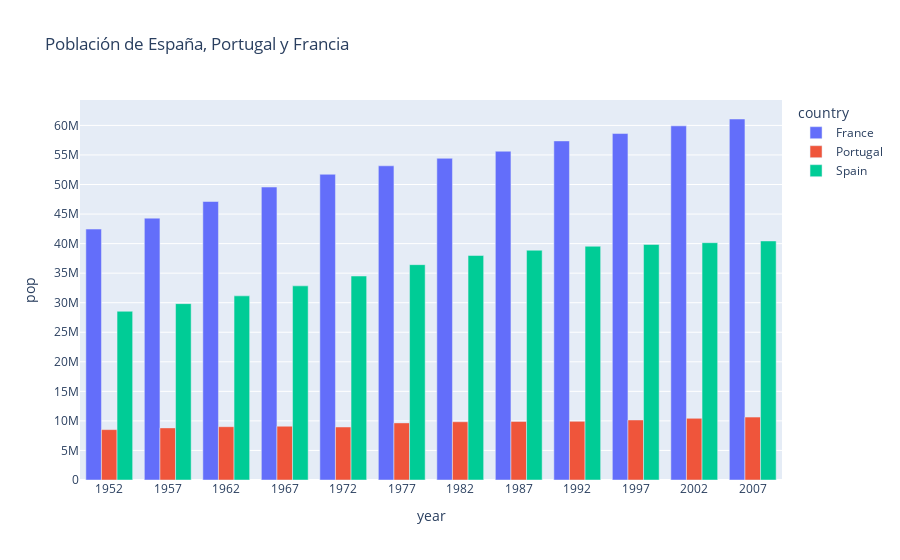

The cell this chart's notebook holds for it:
### Markdown cell above
### Gráfico de barras

### Code cell
fig = px.bar(    
    data.query('country in ("Spain", "Portugal", "France")'), 
    x = 'year', y = 'pop',
    title = 'Población de España, Portugal y Francia',
    color = 'country',
    barmode = 'group' # Desapilar las barras de los tres países
    )

# Modificar el número de ticks
fig.update_layout(
    yaxis = {
        'nticks' : 20},
    xaxis = {
        'nticks' : 20})

### Figure 1 — Plotly figure (JSON) as saved in the notebook; plotly's stock layout.template omitted (floating-point values rounded to 4 significant figures)
{"data": [{"alignmentgroup": "True", "hovertemplate": "country=France<br>year=%{x}<br>pop=%{y}<extra></extra>", "legendgroup": "France", "marker": {"color": "#636efa", "pattern": {"shape": ""}}, "name": "France", "offsetgroup": "France", "orientation": "v", "showlegend": true, "textposition": "auto", "type": "bar", "x": [1952, 1957, 1962, 1967, 1972, 1977, 1982, 1987, 1992, 1997, 2002, 2007], "xaxis": "x", "y": [42459667, 44310863, 47124000, 49569000, 51732000, 53165019, 54433565, 55630100, 57374179, 58623428, 59925035, 61083916], "yaxis": "y"}, {"alignmentgroup": "True", "hovertemplate": "country=Portugal<br>year=%{x}<br>pop=%{y}<extra></extra>", "legendgroup": "Portugal", "marker": {"color": "#EF553B", "pattern": {"shape": ""}}, "name": "Portugal", "offsetgroup": "Portugal", "orientation": "v", "showlegend": true, "textposition": "auto", "type": "bar", "x": [1952, 1957, 1962, 1967, 1972, 1977, 1982, 1987, 1992, 1997, 2002, 2007], "xaxis": "x", "y": [8526050, 8817650, 9019800, 9103000, 8970450, 9662600, 9859650, 9915289, 9927680, 10156415, 10433867, 10642836], "yaxis": "y"}, {"alignmentgroup": "True", "hovertemplate": "country=Spain<br>year=%{x}<br>pop=%{y}<extra></extra>", "legendgroup": "Spain", "marker": {"color": "#00cc96", "pattern": {"shape": ""}}, "name": "Spain", "offsetgroup": "Spain", "orientation": "v", "showlegend": true, "textposition": "auto", "type": "bar", "x": [1952, 1957, 1962, 1967, 1972, 1977, 1982, 1987, 1992, 1997, 2002, 2007], "xaxis": "x", "y": [28549870, 29841614, 31158061, 32850275, 34513161, 36439000, 37983310, 38880702, 39549438, 39855442, 40152517, 40448191], "yaxis": "y"}], "layout": {"barmode": "group", "legend": {"title": {"text": "country"}, "tracegroupgap": 0}, "title": {"text": "Población de España, Portugal y Francia"}, "xaxis": {"anchor": "y", "domain": [0, 1], "nticks": 20, "title": {"text": "year"}}, "yaxis": {"anchor": "x", "domain": [0, 1], "nticks": 20, "title": {"text": "pop"}}}}
